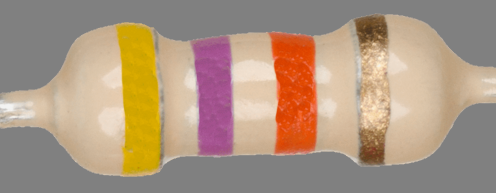
#> input picture images/1.png, 496 x 193 px
$ python -i main.py   (imports and definitions only)
#> lines starting #> are read from the running program, lines starting #| are printed output that depends on the picture; after the words box and inside, x2 and y2 are one past the last pixel; in counts of white or black regions, pixels touching at a corner belong together
#> further down, picture is the input picture: shape (193, 496, 3); mean B, G, R 128.8, 149.7, 172.5
import cv2
import numpy as np
import math
import imutils
import tkinter as tk
from tkinter import filedialog

# [109 lines left out: functions preprocess_image, hough_detection, rotate_and_crop, find_resistor_body, not called in this run]

color_ranges = {
    "black": ((0, 0, 0), (180, 255, 80)),
    "brown": ((0, 50, 50), (7, 255, 200)),
    "orange": ((0, 16, 191), (9, 255, 255)),
    "yellow": ((24, 50, 50), (35, 255, 255)),
    "green": ((35, 50, 50), (85, 255, 255)),
    "blue": ((85, 50, 50), (130, 255, 255)),
    "violet": ((130, 50, 50), (160, 255, 255)),
    "white": ((0, 0, 200), (180, 30, 255))
}


def find_resistor_bands(image):
    image = cv2.medianBlur(image, 15)
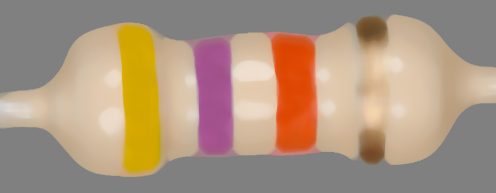
#> image: shape (193, 496, 3); mean of channels 0, 1, 2 128.5, 149.5, 172.4; drawn as B, G, R
    hsv_image = cv2.cvtColor(image, cv2.COLOR_BGR2HSV)
#> hsv_image: shape (193, 496, 3); mean H, S, V 16.1, 57.7, 172.4

    # Red bands
    mask1 = cv2.inRange(hsv_image, (0, 255, 50), (10, 255, 255))
#> mask1: shape (193, 496); every value is 0
    mask2 = cv2.inRange(hsv_image, (170, 182, 50), (180, 255, 255))
    red_mask = cv2.bitwise_or(mask1, mask2)
    cv2.imshow("Image", image)
    cv2.imshow("Red mask", red_mask)
    # End of Red Bands

    masks = {}
    masks["red"] = red_mask
    for color, (lower, upper) in color_ranges.items():
        masks[color] = cv2.inRange(hsv_image, lower, upper)
#> after the loop, masks = 9 items

    contours_found = []

    # RED MASK
    contours, _ = cv2.findContours(masks["red"], cv2.RETR_EXTERNAL, cv2.CHAIN_APPROX_SIMPLE)
#> contours = []
    for contour in contours:
        area = cv2.contourArea(contour)
        if (area > 1000):
            x, _, _, _ = cv2.boundingRect(contour)
            contours_found.append({'color': "red", 'area': area, 'x': x})
#> this loop made 0 passes
#> after the loop, contours_found = []
    # END OF RED MASK

    for color, (lower, upper) in color_ranges.items():
        cv2.imshow("Image", image)
        cv2.imshow(color, masks[color])
        contours, _ = cv2.findContours(masks[color], cv2.RETR_EXTERNAL, cv2.CHAIN_APPROX_SIMPLE)
        for contour in contours:
            area = cv2.contourArea(contour)
            if (area > 2000):
                x, _, _, _ = cv2.boundingRect(contour)
                contours_found.append({'color': color, 'area': area, 'x': x})
        cv2.waitKey(0)
        cv2.destroyAllWindows()
#> this loop made 8 passes
#> pass 2, in find_resistor_bands, `cv2.imshow(color, masks[color])`:
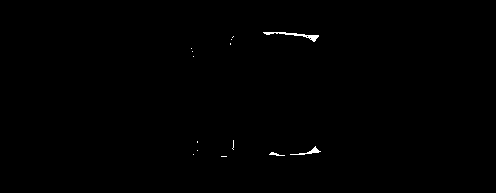
#> window 'brown': shape (193, 496); 0.29% white in thin lines or dots, all inside (x1, y1, x2, y2) = (191, 32, 321, 157)
#> after the loop, contours_found = 3 items

    return contours_found

# [49 lines left out: functions calculate_resistor, select_file_and_calculate, not called in this run]

def main():
    select_file_and_calculate()

# [2 lines not run here, left out]

>>> import cv2
>>> picture = cv2.imread('images/1.png')
>>> result = find_resistor_bands(picture)
#> result = 3 items

$ run again, on images/3.png
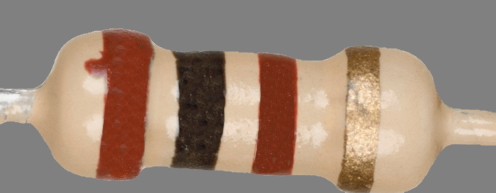
#> input picture images/3.png, 496 x 193 px
#> picture is the input picture: shape (193, 496, 3); mean B, G, R 119.1, 133.8, 154.3
#> hsv_image: shape (193, 496, 3); mean H, S, V 7.7, 57.1, 154
#> mask1: shape (193, 496); every value is 0
#> after the loop in find_resistor_bands, `for color, (lower, upper) in color_ranges.items():`: masks = 9 items
#> in find_resistor_bands, `contours, _ = cv2.findContours(masks["red"], cv2.RETR_EXTERNAL, cv2.CH..`: contours = []
#> the loop in find_resistor_bands, `for color, (lower, upper) in color_ranges.items():` made 8 passes
#> contours on pass 4: 12 contours, all with area under 20
#> pass 1, in find_resistor_bands, `cv2.imshow(color, masks[color])`:
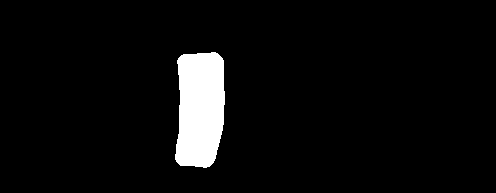
#> window 'black': shape (193, 496); 5.2% white; 1 white region, box (x1, y1, x2, y2) and area: (175, 52, 225, 168) 4938
#> pass 2, in find_resistor_bands, `cv2.imshow(color, masks[color])`:
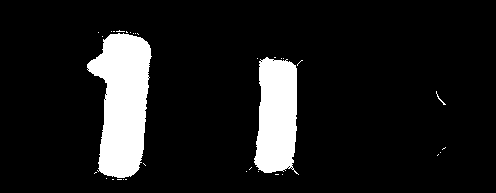
#> window 'brown': shape (193, 496); 11.1% white; 33 white regions (30 under 20 px), largest, box (x1, y1, x2, y2) and area: (87, 33, 152, 178) 6333, (254, 57, 299, 175) 4157, (436, 91, 446, 105) 23
#> after the loop in find_resistor_bands, `for color, (lower, upper) in color_ranges.items():`: contours_found = 3 items
